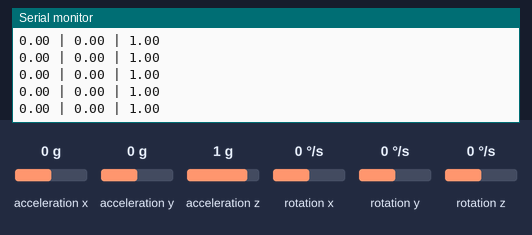
The sketch below on a simulated Arduino Uno, built with avr-gcc and run on an emulated ATmega328P. Shown: the last lines printed to the serial monitor. The inputs (shaded band) are chosen by the test bench; at power-on: acceleration x 0 g, acceleration y 0 g, acceleration z 1 g, rotation x 0 °/s, rotation y 0 °/s, rotation z 0 °/s.

Above: at 1.3 s.
1.4 s: acceleration x set to -1.4 g
At 2.0 s:
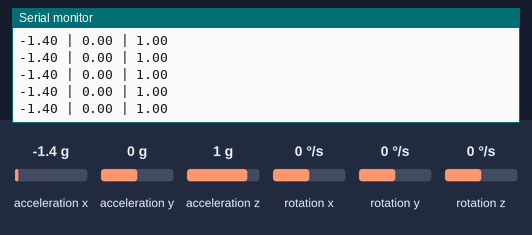
2.9 s: acceleration y set to -1.4 g
At 3.6 s:
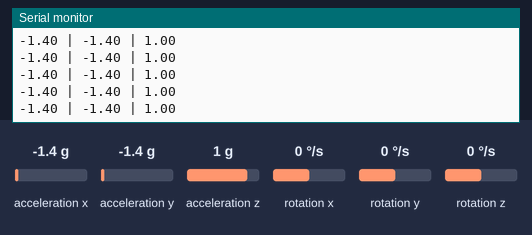
4.4 s: acceleration x set to 0 g
At 5.3 s:
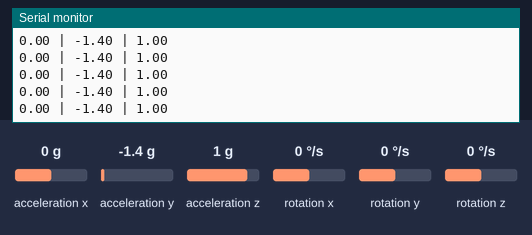
7.4 s: acceleration z set to -1.4 g
At 8.3 s:
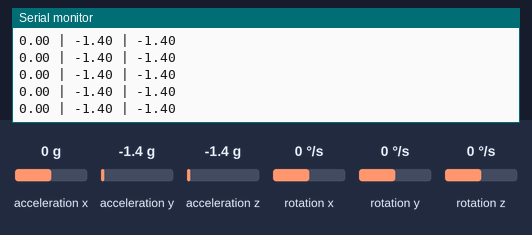

The sketch:

accelerometer.ino
```cpp
#include <Wire.h>
#include <I2Cdev.h>
#include <MPU6050.h>

MPU6050 mpu;

void setup() {
  Serial.begin(115200);
  Wire.begin();

  Serial.println("Initializing...");
  mpu.initialize();
  do {
    Serial.println("Waiting...");
    delay(100);
  } while(!mpu.testConnection());

  Serial.println("Ready!");

  // 0 == 2g
  mpu.setFullScaleAccelRange(0);
}

float Convert(int16_t v) {
    return (float(v) / 32768.0) * 2.0;
}

void loop() {
    int16_t ax = 0;
    int16_t ay = 0;
    int16_t az = 0;

    mpu.getAcceleration (&ax, &ay, &az);

    Serial.print(Convert(ax));
    Serial.print(" | ");
    Serial.print(Convert(ay));
    Serial.print(" | ");
    Serial.print(Convert(az));
    Serial.println();

    delay(10);
}
```

Measured:
- after the input at 1.4 s, the serial monitor: prints a new line at once (image 1)
- after the input at 2.9 s, the serial monitor: prints a new line at once (image 2)
- after the input at 4.4 s, the serial monitor: prints a new line at once (image 3)
- after the input at 7.4 s, the serial monitor: prints a new line at once (image 4)
